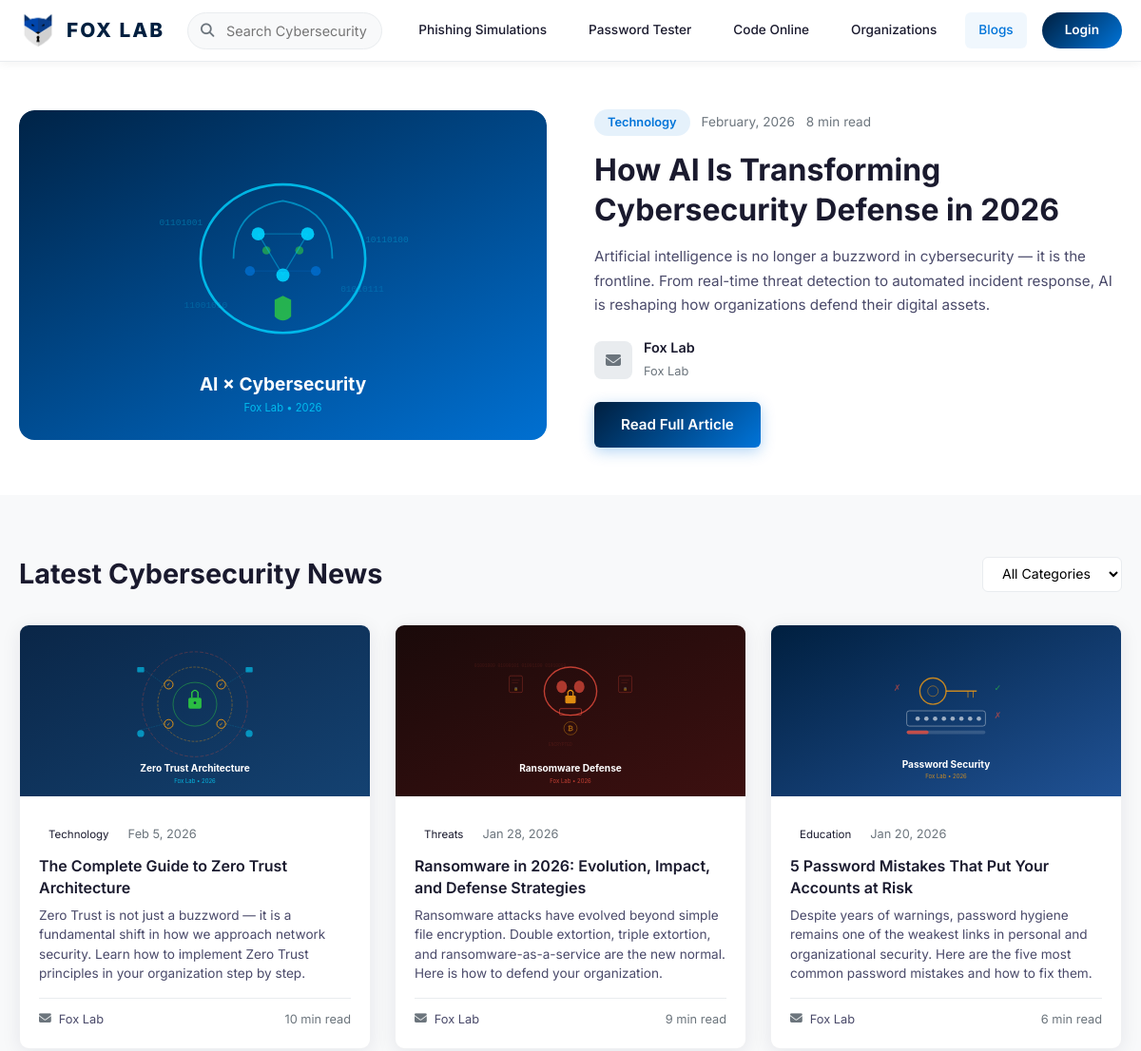
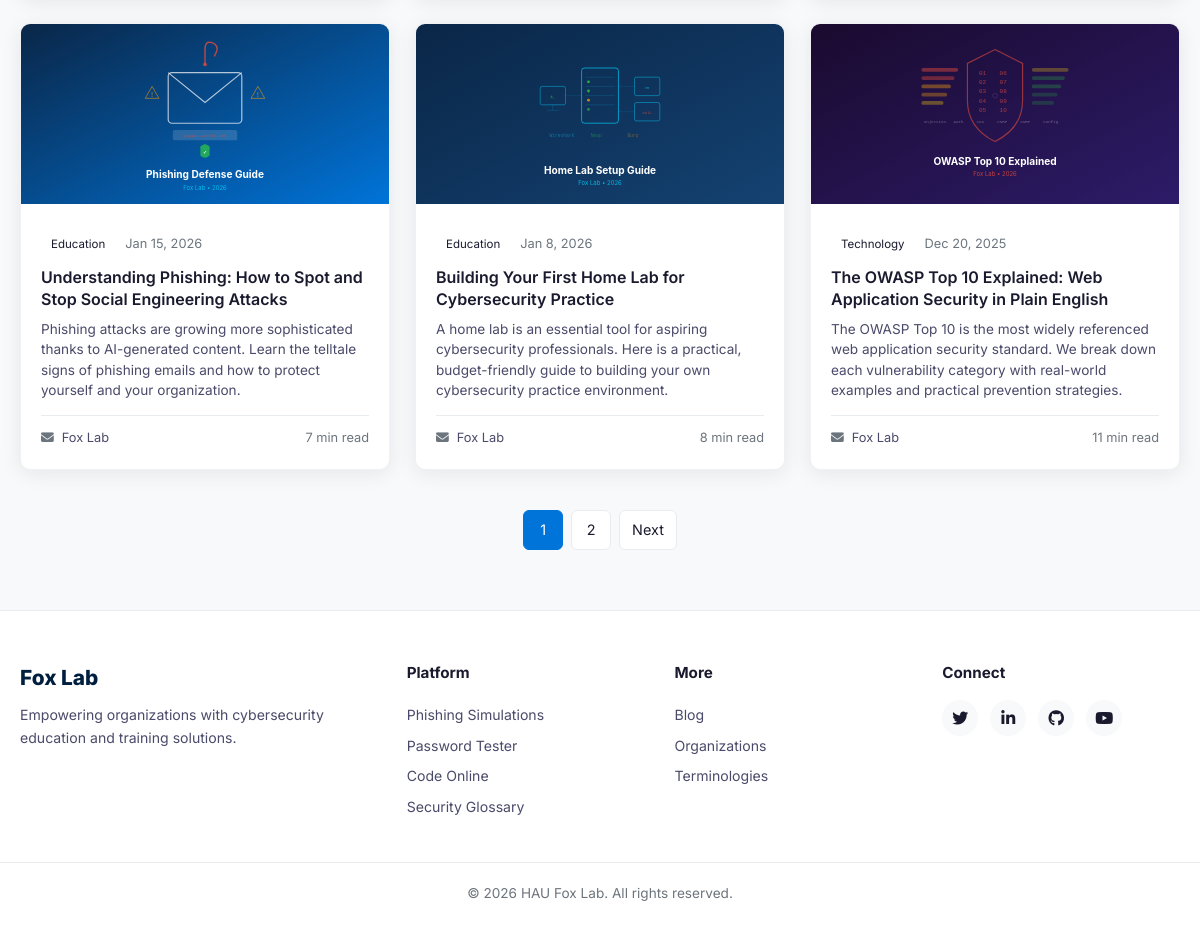
Screenshot of /pages/blog.php with the database file from the repository (2 pictures, top to bottom).
### tables this page shows
CREATE TABLE IF NOT EXISTS blogs (
    id          INT AUTO_INCREMENT PRIMARY KEY,
    user_id     INT DEFAULT NULL,
    title       VARCHAR(255) NOT NULL,
    excerpt     TEXT,
    content     LONGTEXT NOT NULL,
    category    VARCHAR(100) DEFAULT 'Technology',
    category_id INT DEFAULT NULL,
    author      VARCHAR(150) NOT NULL,
    author_org  VARCHAR(200) DEFAULT NULL,
    image_url   VARCHAR(500) DEFAULT NULL,
    fb_link     VARCHAR(500) DEFAULT NULL,
    is_featured TINYINT(1) DEFAULT 0,
    views       INT DEFAULT 0,
    read_time   INT DEFAULT 5,
    published_at DATE DEFAULT NULL,
    created_at  TIMESTAMP DEFAULT CURRENT_TIMESTAMP,
    updated_at  TIMESTAMP DEFAULT CURRENT_TIMESTAMP ON UPDATE CURRENT_TIMESTAMP,
    FOREIGN KEY (user_id) REFERENCES users(id) ON DELETE SET NULL
);

### config/db.php (called while the page is built, shortened)
<?php
function e(?string $str): string {
    return htmlspecialchars($str ?? '', ENT_QUOTES, 'UTF-8');
}
function isLoggedIn(): bool {
    return isset($_SESSION['user_id']) && $_SESSION['user_id'] > 0;
}

### pages/blog.php (the view, shortened to what this page needs)
<?php
require_once __DIR__ . '/../config/db.php';
$pdo = getDBConnection();
$category = isset($_GET['category']) ? trim($_GET['category']) : '';
$page = isset($_GET['page']) ? max(1, (int)$_GET['page']) : 1;
$perPage = 6;
$offset = ($page - 1) * $perPage;
$stmtFeatured = $pdo->prepare("SELECT * FROM blogs WHERE is_featured = 1 ORDER BY published_at DESC LIMIT 1");
$stmtFeatured->execute();
$featured = $stmtFeatured->fetch();
$whereClause = "WHERE is_featured = 0";
$params = [];
$stmtCount = $pdo->prepare("SELECT COUNT(*) FROM blogs $whereClause");
$stmtCount->execute($params);
$totalPosts = $stmtCount->fetchColumn();
$totalPages = max(1, ceil($totalPosts / $perPage));
$stmtPosts = $pdo->prepare("SELECT * FROM blogs $whereClause ORDER BY published_at DESC LIMIT :limit OFFSET :offset");
$stmtPosts->bindValue(':limit', $perPage, PDO::PARAM_INT);
$stmtPosts->bindValue(':offset', $offset, PDO::PARAM_INT);
$stmtPosts->execute();
$posts = $stmtPosts->fetchAll();
$viewSingle = false;
$singlePost = null;
include __DIR__ . '/../includes/header.php';
if ($viewSingle && $singlePost):
?>
<section class="blog-detail">
    <div class="container">
        <div class="blog-detail-inner">
            <div class="blog-detail-header">
                <a href="blog.php" style="display:inline-flex;align-items:center;gap:6px;margin-bottom:15px;color:var(--accent);font-weight:600;"><i class="fas fa-arrow-left"></i> Back to Blogs</a>
                <div class="blog-meta">
                    <span class="category-badge"><?php echo e($singlePost['category']); ?></span>
                    <span class="date"><?php echo date('F j, Y', strtotime($singlePost['published_at'])); ?></span>
                    <span class="read-time"><?php echo e($singlePost['read_time']); ?> min read</span>
                </div>
                <h1 style="font-size:2rem;font-weight:700;margin-top:10px;"><?php echo e($singlePost['title']); ?></h1>
                <div class="blog-author" style="margin-top:15px;">
                    <div class="blog-author-icon"><i class="fas fa-envelope"></i></div>
                    <div class="blog-author-info">
                        <span><?php echo e($singlePost['author']); ?></span>
                        <?php if ($singlePost['author_org']): ?>
                        <small><?php echo e($singlePost['author_org']); ?></small>
                        <?php endif; ?>
                    </div>
                </div>
            </div>
            <div class="blog-detail-content">
                <?php echo linkGlossaryTerms($singlePost['content'], $pdo); ?>
            </div>
            <?php if (!empty($singlePost['fb_link'])): ?>
            <div class="fb-embed-wrap">
                <h3 style="margin-bottom:10px;font-size:1rem;">Facebook Post</h3>
                <div id="fb-embed-container">
                    <iframe src="https://www.facebook.com/plugins/post.php?href=<?php echo urlencode($singlePost['fb_link']); ?>&show_text=true&width=500"
                            width="100%" height="300" style="border:none;overflow:hidden" scrolling="no" frameborder="0"
                            allowfullscreen="true" allow="autoplay; clipboard-write; encrypted-media; picture-in-picture; web-share">
                    </iframe>
                </div>
            </div>
            <?php endif; ?>
        </div>
    </div>
</section>
<?php else: ?>
<?php if ($featured): ?>
<section class="blog-hero">
    <div class="container">
        <div class="blog-hero-inner">
            <div class="blog-hero-image">
                <?php if (!empty($featured['image_url'])): ?>
                    <img src="../<?php echo e($featured['image_url']); ?>" alt="<?php echo e($featured['title']); ?>">
                <?php else: ?>
                    <div class="blog-hero-image-placeholder">
                        <i class="fas fa-newspaper"></i>
                    </div>
                <?php endif; ?>
            </div>
            <div class="blog-hero-content">
                <div class="blog-meta">
                    <span class="category-badge"><?php echo e($featured['category']); ?></span>
                    <span class="date"><?php echo date('F, Y', strtotime($featured['published_at'])); ?></span>
                    <span class="read-time"><?php echo e($featured['read_time']); ?> min read</span>
                </div>
                <h1><?php echo e($featured['title']); ?></h1>
                <p><?php echo e($featured['excerpt']); ?></p>
                <div class="blog-author">
                    <div class="blog-author-icon"><i class="fas fa-envelope"></i></div>
                    <div class="blog-author-info">
                        <span><?php echo e($featured['author']); ?></span>
                        <?php if ($featured['author_org']): ?>
                        <small><?php echo e($featured['author_org']); ?></small>
                        <?php endif; ?>
                    </div>
                </div>
                <a href="blog.php?id=<?php echo $featured['id']; ?>" class="btn btn-primary">Read Full Article</a>
            </div>
        </div>
    </div>
</section>
<?php endif; ?>
<section class="blog-section">
    <div class="container">
        <div class="blog-section-header">
            <h2>Latest Cybersecurity News</h2>
            <div class="blog-filters">
                <form method="GET" action="blog.php" id="blogFilterForm">
                    <select name="category" onchange="document.getElementById('blogFilterForm').submit();">
                        <option value="All Categories">All Categories</option>
                    </select>
                </form>
            </div>
        </div>
        <div class="blog-grid">
            <?php foreach ($posts as $post): ?>
            <a href="blog.php?id=<?php echo $post['id']; ?>" class="blog-card" style="text-decoration:none;color:inherit;">
                <?php if (!empty($post['image_url'])): ?>
                    <img src="../<?php echo e($post['image_url']); ?>" alt="<?php echo e($post['title']); ?>" class="blog-card-img">
                <?php else: ?>
                    <div class="blog-card-img-placeholder">
                        <i class="fas fa-newspaper"></i>
                    </div>
                <?php endif; ?>
                <div class="blog-card-body">
                    <div class="blog-card-meta">
                        <span class="category-badge"><?php echo e($post['category']); ?></span>
                        <span class="date"><?php echo date('M j, Y', strtotime($post['published_at'])); ?></span>
                    </div>
                    <h3><?php echo e($post['title']); ?></h3>
                    <p><?php echo e($post['excerpt']); ?></p>
                    <div class="blog-card-footer">
                        <span class="author-info">
                            <i class="fas fa-envelope"></i>
                            <?php echo e($post['author']); ?>
                        </span>
                        <span class="read-time"><?php echo e($post['read_time']); ?> min read</span>
                    </div>
                </div>
            </a>
            <?php endforeach; ?>
        </div>
        <?php if ($totalPages > 1): ?>
        <div class="pagination">
            <?php for ($i = 1; $i <= min($totalPages, 5); $i++): ?>
            <a href="blog.php?page=<?php echo $i; ?>&category=<?php echo urlencode($category); ?>" class="<?php echo $i === $page ? 'active' : ''; ?>"><?php echo $i; ?></a>
            <?php endfor; ?>
            <?php if ($page < $totalPages): ?>
            <a href="blog.php?page=<?php echo $page + 1; ?>&category=<?php echo urlencode($category); ?>">Next</a>
            <?php endif; ?>
        </div>
        <?php endif; ?>
    </div>
</section>
<?php endif; ?>
<?php include __DIR__ . '/../includes/footer.php'; ?>

### includes/header.php (shortened to what this page needs)
<?php
$isSubPage = (basename(dirname($_SERVER['SCRIPT_FILENAME'])) === 'pages');
$basePath = $isSubPage ? '../' : '';
$pagesPath = $isSubPage ? '' : 'pages/';
$homePath = $isSubPage ? '../index.php' : 'index.php';
$currentPage = basename($_SERVER['SCRIPT_NAME'], '.php');
$_currentUser = currentUser();
?>
<!DOCTYPE html>
<html lang="en">
<head>
    <link rel="stylesheet" href="https://cdnjs.cloudflare.com/ajax/libs/font-awesome/6.5.1/css/all.min.css">
    <link rel="stylesheet" href="<?php echo $basePath; ?>assets/css/style.css">
</head>
<body>
    <header class="header">
        <div class="header-inner">
            <a href="<?php echo $homePath; ?>" class="logo">
                <img src="<?php echo $basePath; ?>IMGS/LOGO/logo.png" alt="Fox Lab Logo">
                <span class="logo-text">Fox Lab</span>
            </a>
            <div class="search-bar">
                <i class="fas fa-search search-icon"></i>
                <input type="text" placeholder="Search Cybersecurity Terms..." id="globalSearch" autocomplete="off">
            </div>
            <nav class="main-nav" id="mainNav">
                <a href="<?php echo $pagesPath; ?>phishing.php" class="<?php echo $currentPage === 'phishing' ? 'active' : ''; ?>">Phishing Simulations</a>
                <a href="<?php echo $pagesPath; ?>checker.php" class="<?php echo $currentPage === 'checker' ? 'active' : ''; ?>">Password Tester</a>
                <a href="<?php echo $pagesPath; ?>compiler.php" class="<?php echo $currentPage === 'compiler' ? 'active' : ''; ?>">Code Online</a>
                <a href="<?php echo $pagesPath; ?>partners.php" class="<?php echo $currentPage === 'partners' ? 'active' : ''; ?>">Organizations</a>
                <a href="<?php echo $pagesPath; ?>blog.php" class="<?php echo $currentPage === 'blog' ? 'active' : ''; ?>">Blogs</a>
                <?php if (isLoggedIn() && $_currentUser): ?>
                <div class="user-menu">
                    <button class="user-menu-btn" id="userMenuBtn">
                        <i class="fas fa-user-circle"></i>
                        <span><?php echo e($_currentUser['full_name']); ?></span>
                        <i class="fas fa-chevron-down"></i>
                    </button>
                    <div class="user-dropdown" id="userDropdown">
                        <div class="user-dropdown-header">
                            <strong><?php echo e($_currentUser['full_name']); ?></strong>
                            <small><?php echo e($_currentUser['email']); ?></small>
                        </div>
                        <?php if (isAdmin()): ?>
                        <a href="<?php echo $pagesPath; ?>admin-blogs.php"><i class="fas fa-pen-to-square"></i> Manage Blogs</a>
                        <?php endif; ?>
                        <a href="<?php echo $pagesPath; ?>login.php?action=logout"><i class="fas fa-sign-out-alt"></i> Logout</a>
                    </div>
                </div>
                <?php else: ?>
                <a href="<?php echo $pagesPath; ?>login.php" class="btn-login">Login</a>
                <?php endif; ?>
            </nav>
        </div>
    </header>
    <main>

### includes/footer.php (shortened to what this page needs)
<?php
$isSubPage = (basename(dirname($_SERVER['SCRIPT_FILENAME'])) === 'pages');
$pagesPath = $isSubPage ? '' : 'pages/';
?>
    </main>
    <footer class="footer">
        <div class="container">
            <div class="footer-grid">
                <div class="footer-brand">
                    <h3>Fox Lab</h3>
                    <p>Empowering organizations with cybersecurity education and training solutions.</p>
                </div>
                <div class="footer-col">
                    <h4>Platform</h4>
                    <a href="<?php echo $pagesPath; ?>phishing.php">Phishing Simulations</a>
                    <a href="<?php echo $pagesPath; ?>checker.php">Password Tester</a>
                    <a href="<?php echo $pagesPath; ?>compiler.php">Code Online</a>
                    <a href="<?php echo $pagesPath; ?>terms.php">Security Glossary</a>
                </div>
                <div class="footer-col">
                    <h4>More</h4>
                    <a href="<?php echo $pagesPath; ?>blog.php">Blog</a>
                    <a href="<?php echo $pagesPath; ?>partners.php">Organizations</a>
                    <a href="<?php echo $pagesPath; ?>terms.php">Terminologies</a>
                </div>
                <div class="footer-col">
                    <h4>Connect</h4>
                    <div class="footer-social">
                        <a href="https://twitter.com" target="_blank" rel="noopener" aria-label="Twitter"><i class="fab fa-twitter"></i></a>
                        <a href="https://linkedin.com" target="_blank" rel="noopener" aria-label="LinkedIn"><i class="fab fa-linkedin-in"></i></a>
                        <a href="https://github.com" target="_blank" rel="noopener" aria-label="GitHub"><i class="fab fa-github"></i></a>
                        <a href="https://youtube.com" target="_blank" rel="noopener" aria-label="YouTube"><i class="fab fa-youtube"></i></a>
                    </div>
                </div>
            </div>
        </div>
        <div class="footer-bottom">
            <p>&copy; <?php echo date('Y'); ?> HAU Fox Lab. All rights reserved.</p>
        </div>
    </footer>
</body>
</html>

### rows the page displays
blogs: image_url (picture), category "Technology", published_at "February, 2026", read_time "8", title "How AI Is Transforming Cybersecurity Defense in 2026", excerpt "Artificial intelligence is no longer a buzzword in cybersecurity — it is the frontline. From real-time threat detection to automated incident response, AI is reshaping how organizations defend their digital assets.", author "Fox Lab", author_org "Fox Lab"
blogs: image_url (picture), category "Technology", published_at "Feb 5, 2026", title "The Complete Guide to Zero Trust Architecture", excerpt "Zero Trust is not just a buzzword — it is a fundamental shift in how we approach network security. Learn how to implement Zero Trust principles in your organization step by step.", author "Fox Lab", read_time "10"
blogs: image_url (picture), category "Threats", published_at "Jan 28, 2026", title "Ransomware in 2026: Evolution, Impact, and Defense Strategies", excerpt "Ransomware attacks have evolved beyond simple file encryption. Double extortion, triple extortion, and ransomware-as-a-service are the new normal. Here is how to defend your organization.", author "Fox Lab", read_time "9"
blogs: image_url (picture), category "Education", published_at "Jan 20, 2026", title "5 Password Mistakes That Put Your Accounts at Risk", excerpt "Despite years of warnings, password hygiene remains one of the weakest links in personal and organizational security. Here are the five most common password mistakes and how to fix them.", author "Fox Lab", read_time "6"
blogs: image_url (picture), category "Education", published_at "Jan 15, 2026", title "Understanding Phishing: How to Spot and Stop Social Engineering Attacks", excerpt "Phishing attacks are growing more sophisticated thanks to AI-generated content. Learn the telltale signs of phishing emails and how to protect yourself and your organization.", author "Fox Lab", read_time "7"
blogs: image_url (picture), category "Education", published_at "Jan 8, 2026", title "Building Your First Home Lab for Cybersecurity Practice", excerpt "A home lab is an essential tool for aspiring cybersecurity professionals. Here is a practical, budget-friendly guide to building your own cybersecurity practice environment.", author "Fox Lab", read_time "8"
blogs: image_url (picture), category "Technology", published_at "Dec 20, 2025", title "The OWASP Top 10 Explained: Web Application Security in Plain English", excerpt "The OWASP Top 10 is the most widely referenced web application security standard. We break down each vulnerability category with real-world examples and practical prevention strategies.", author "Fox Lab", read_time "11"
